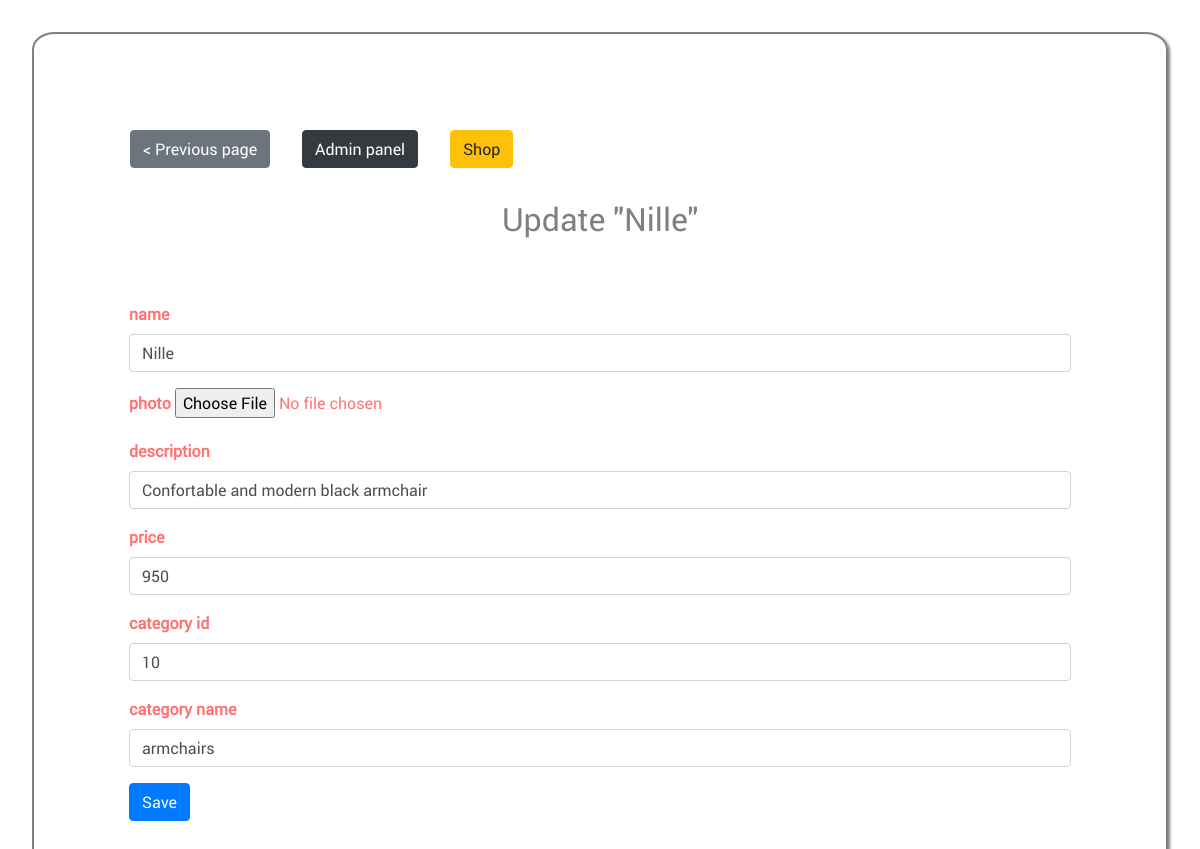
Screenshot of /admin/edit_product.php?id=2 with the database file from the repository.
### tables this page shows
CREATE TABLE `products` (
  `id` int NOT NULL AUTO_INCREMENT,
  `name` varchar(255) NOT NULL DEFAULT '0',
  `price` int NOT NULL DEFAULT '0',
  `photo` varchar(255) DEFAULT NULL,
  `description` varchar(255) DEFAULT NULL,
  `category_id` int NOT NULL DEFAULT '0',
  `category_name` varchar(255) DEFAULT NULL,
  `parent_category_id` int DEFAULT NULL,
  `parent_category_name` varchar(255) DEFAULT NULL,
  PRIMARY KEY (`id`)
);

### admin/edit_product.php (the view, shortened to what this page needs)
<?php
include_once('../includes/my_connection.php');
if(isset($_GET['id']) && !empty($_GET['id'])){
    $id = htmlspecialchars($_GET['id']);
    $sql = "SELECT * FROM products WHERE id=:id";
    $rq = $connect->prepare($sql);
    $rq->bindValue(':id', $id, PDO::PARAM_INT);
    $rq->execute();
    $product = $rq->fetch();
}
?>
<!DOCTYPE html>
<html lang="en">
<head>
    <link rel="stylesheet" href="https://stackpath.bootstrapcdn.com/bootstrap/4.3.1/css/bootstrap.min.css">
    <link type="text/css" rel="stylesheet" href="style_admin.css" />
</head>
<body>
    <main class="container">
       <div class="row">
          <a href="products.php" class="btn btn-secondary">< Previous page</a>
          <a href="panel.php" class="btn btn-dark">Admin panel</a>
          <a href="../index.php"class="btn btn-warning">Shop</a>
           <section class="col-12">
    <h2 class="text-center">Update "<?=$product['name'] ?>"</h2>
    <form method="post" >
        <div class="form-group">
            <label for="name">name</label>
            <input type="text" name="name" id="name" class="form-control" value="<?= $product['name'] ?>">
        </div>
        <div class="form-group">
            <label for="photo">photo</label>
            <input type="file" id="photo" name="photo" accept="image/png, image/jpeg">
        </div>
        <div class="form-group">
            <label for="description">description</label>
            <input type="text" name="description" id="description" class="form-control" value="<?= $product['description'] ?>">
        </div>
        <div class="form-group">
            <label for="price">price</label>
            <input type="text" name="price" id="price" class="form-control" value="<?= $product['price'] ?>" $>
        </div>
        <div class="form-group">
            <label for="category_id">category id</label>
            <input type="number" name="category_id" id="category_id" class="form-control" value="<?= $product['category_id'] ?>">
        </div>
        <div class="form-group">
            <label for="category_name">category name</label>
            <input type="text" name="category_name" id="category_name" class="form-control" value="<?= $product['category_name'] ?>">
        </div>
            <button class="btn btn-primary">Save</button>
    </form>
    </section>
</div>
</main>
</body>
</html>

### admin/style_admin.css (style rules this page uses)
body { font-family: 'robotoregular', Arial, sans-serif; display:flex; flex-direction: column; align-items: center; align-content: center; justify-content: center; border: 2px solid grey; box-shadow: 2px 2px 3px grey; border-radius: 2%; padding: 5em; margin: 2em; }
.text-center { text-align: center!important; margin-bottom: 2em; color:grey; }
a.btn { margin-top:1em; margin-bottom: 2em; margin-right: 1em; margin-left: 1em; }
.col-12 { -ms-flex: 0 0 100%; flex: 0 0 100%; max-width: 100%; }
.form-group { color:rgba(255, 0, 0, 0.548); font-weight:bold; }

### rows the page displays
products: name "Nille", description "Confortable and modern black armchair", price "950", category_id "10", category_name "armchairs"
